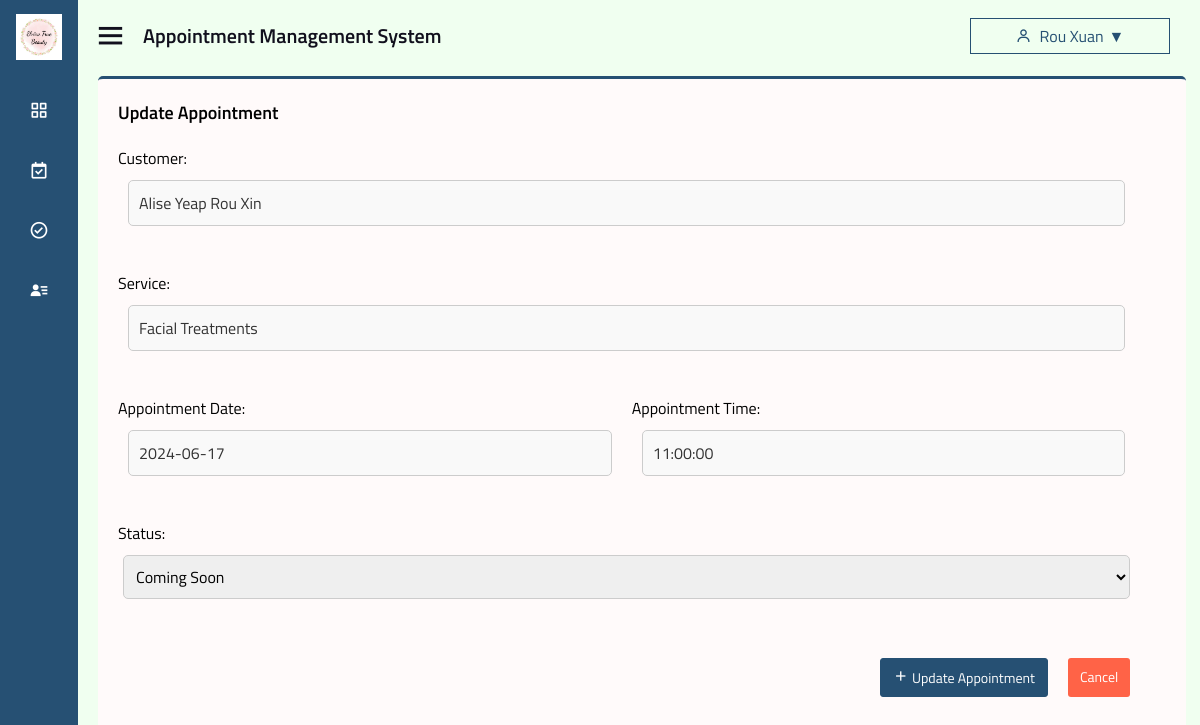
Page /staff-view-appointment.php?appointment_id=1 (signed in) on the committed database.
### tables this page shows
CREATE TABLE `user` (
  `user_id` int(11) NOT NULL,
  `username` varchar(255) NOT NULL,
  `email` varchar(255) NOT NULL,
  `gender` enum('male','female','rather not say') NOT NULL,
  `password` varchar(255) NOT NULL,
  `phone_number` varchar(20) DEFAULT NULL,
  `profile_picture` varchar(255) DEFAULT NULL,
  `security_question_id` int(11) DEFAULT NULL,
  `security_answer` varchar(255) DEFAULT NULL,
  `verification_code` varchar(10) DEFAULT NULL,
  `is_verified` tinyint(1) NOT NULL DEFAULT 0,
  `role` enum('admin','staff','customer') NOT NULL DEFAULT 'customer',
  `date_created` timestamp NOT NULL DEFAULT current_timestamp(),
  `date_updated` timestamp NOT NULL DEFAULT current_timestamp() ON UPDATE current_timestamp()
);

CREATE TABLE `appointment` (
  `appointment_id` int(11) NOT NULL,
  `customer_id` int(11) NOT NULL,
  `service_id` int(11) NOT NULL,
  `staff_id` int(11) DEFAULT NULL,
  `appointment_date` date NOT NULL,
  `appointment_time` time NOT NULL,
  `appointment_status` varchar(20) NOT NULL,
  `date_created` timestamp NOT NULL DEFAULT current_timestamp(),
  `date_updated` timestamp NOT NULL DEFAULT current_timestamp() ON UPDATE current_timestamp()
);

CREATE TABLE `service` (
  `service_id` int(11) NOT NULL,
  `service_name` varchar(255) NOT NULL,
  `service_description` text DEFAULT NULL,
  `service_duration` int(11) DEFAULT NULL,
  `service_price` decimal(10,2) DEFAULT NULL,
  `service_image` varchar(255) DEFAULT NULL,
  `date_created` timestamp NOT NULL DEFAULT current_timestamp(),
  `date_updated` timestamp NOT NULL DEFAULT current_timestamp() ON UPDATE current_timestamp()
);

### staff-view-appointment.php (the view, shortened to what this page needs)
<?php
include 'config.php';
$user_id = $_SESSION['user_id'];
$stmt_user = $pdo->prepare("SELECT * FROM user WHERE user_id = ?");
$stmt_user->execute([$user_id]);
$user = $stmt_user->fetch(PDO::FETCH_ASSOC);
$staff_name = $user['username'];
if(isset($_GET['appointment_id']) && !empty($_GET['appointment_id'])) {
    $appointment_id = filter_var($_GET['appointment_id'], FILTER_SANITIZE_NUMBER_INT);
    $stmt_appointment = $pdo->prepare("SELECT a.appointment_id, u.username AS customer_name, s.service_name, a.appointment_date, a.appointment_time, a.appointment_status FROM appointment a INNER JOIN user u ON a.customer_id = u.user_id INNER JOIN service s ON a.service_id = s.service_id WHERE a.appointment_id = ?");
    $stmt_appointment->execute([$appointment_id]);
    $appointment = $stmt_appointment->fetch(PDO::FETCH_ASSOC);
} else {
    header("Location: staff-appointment.php");
    exit();
}
?>
<!DOCTYPE html>
<html lang="en" dir="ltr">
<head>
    <link rel="stylesheet" href="css/staff-style.css">
    <link rel="stylesheet" href="https://cdnjs.cloudflare.com/ajax/libs/font-awesome/5.15.4/css/all.min.css" />
    <link href='https://unpkg.com/boxicons@2.0.7/css/boxicons.min.css' rel='stylesheet'>
    <link rel="stylesheet" href="https://cdnjs.cloudflare.com/ajax/libs/jqueryui/1.12.1/jquery-ui.min.css">
    <link rel="stylesheet" href="https://cdnjs.cloudflare.com/ajax/libs/jquery-timepicker/1.13.18/jquery.timepicker.min.css">
</head>
<body>
<div class="sidebar close">
    <div class="logo-details">
      <img src="favicon/favicon.ico" alt="logo" style="padding-left: 16px; padding-top: 14px;">
    </div>
    <ul class="nav-links">
      <li>
        <a href="staff-dashboard.php">
          <i class='bx bx-grid-alt' ></i>
        </a>
      </li>
      <li class="<?php echo basename($_SERVER['PHP_SELF']) == 'staff-appointment.php' ? 'active' : ''; ?>">
        <a href="staff-appointment.php">
          <i class='bx bx-calendar-check'></i>
        </a>
      </li>
      <li>
        <a href="staff-availability.php">
          <i class='bx bx-check-circle'></i>
        </a>
      </li>
      <li>
        <a href="staff-customer.php">
          <i class='bx bxs-user-detail' ></i>
        </a>
      </li>
    </div>
  <section class="home-section">
    <div class="home-content">
      <i class='bx bx-menu' ></i>
      <span class="text">Appointment Management System</span>
      <div class="user-dropdown">
        <button class="user-dropdown-btn">
        <i class="bx bx-user"></i> <?php echo isset($staff_name) ? $staff_name : ''; ?>
        </button>
      </div>
    </div>
    <div class="content">
        <div class="content-header">
            <h3 class="content-title">Update Appointment</h3>
        </div>
        <div class="staff-new-app-form-container">
            <form class="staff-new-app-form" action="staff-update-appointment.php" method="post">
                <div class="staff-new-app-datetime-container">
                    <div class="staff-new-app-row">
                        <div class="staff-new-app-date-container">
                            <label for="customer">Customer:</label>
                            <input type="text" name="customer" id="customer" value="<?php echo htmlspecialchars($appointment['customer_name']); ?>" readonly>
                        </div>
                    </div>
                    <div class="staff-new-app-row">
                        <div class="staff-new-app-date-container">
                            <label for="service">Service:</label>
                            <input type="text" name="service" id="service" value="<?php echo htmlspecialchars($appointment['service_name']); ?>" readonly>
                        </div>
                    </div>
                    <div class="staff-new-app-row">
                        <div class="staff-new-app-date-container">
                            <label for="appointmentDate">Appointment Date:</label>
                            <input type="text" name="appointmentDate" id="appointmentDate" value="<?php echo htmlspecialchars($appointment['appointment_date']); ?>" required>
                        </div>
                        <div class="staff-new-app-date-container">
                            <label for="appointmentTime">Appointment Time:</label>
                            <input type="text" name="appointmentTime" id="appointmentTime" value="<?php echo htmlspecialchars($appointment['appointment_time']); ?>" required>
                        </div>
                    </div>
                    <div class="staff-new-app-row">
                        <div class="staff-new-app-date-container">
                            <label for="status">Status:</label>
                            <select id="status" name="status" required>
                                <option value="Coming Soon" <?php if($appointment['appointment_status'] == 'Coming Soon') echo 'selected'; ?>>Coming Soon</option>
                            </select>
                        </div>
                    </div>
                </div>
                <br>
                <div class="staff-new-app-btn-container">
                    <button class="staff-new-app-btn-submit btn btn-flat btn-primary" type="submit"><i class='bx bx-plus'></i> Update Appointment</button>
                    <a href="staff-appointment.php" class="staff-new-app-btn-cancel btn btn-flat btn-danger">Cancel</a>
                </div>
            </form>
        </div>
    </div>
</body>
</html>

### css/staff-style.css (style rules this page uses)
* { margin: 0; padding: 0; box-sizing: border-box; font-family: 'Titillium Web'; font-size: 16px; }
.sidebar { position: fixed; top: 0; left: 0; height: 100%; width: 320px; background: #265073; z-index: 100; transition: all 0.5s ease; }
.sidebar.close { width: 78px; }
.sidebar .logo-details { height: 60px; width: 100%; display: flex; align-items: center; margin-bottom: 20px; }
.sidebar.close .logo-details img { padding-left: 16px; padding-top: 14px; width:80%; }
.sidebar.close .logo-details img { display: block; }
.sidebar .logo-details img { display: none; }
.sidebar .nav-links { height: 100%; overflow: auto; }
.sidebar.close .nav-links { overflow: visible; }
.sidebar .nav-links li { position: relative; list-style: none; transition: all 0.4s ease; }
.sidebar .nav-links li i { height: 60px; min-width: 78px; text-align: center; line-height: 60px; color: #fff; font-size: 20px; cursor: pointer; transition: all 0.3s ease; }
.sidebar .nav-links li a { display: flex; align-items: center; text-decoration: none; }
.content { width: 97%; background-color: snow; height: 93%; margin-top: 16px; margin-left: 20px; border-top: 3px solid #265073; border-radius: 5px; }
.content-header { padding-top: 20px; margin-bottom: 0; display: flex; justify-content: space-between; align-items: center; padding-left: 20px; padding-right: 20px; }
.content-title { font-size: 18px; font-weight: 600; }
.btn { display: inline-block; padding: 8px 16px; font-size: 14px; text-align: center; text-decoration: none; cursor: pointer; }
.btn-primary { color: honeydew; background-color: #265073; border: 1px solid #265073; }
.home-section { position: relative; background: honeydew; height: 1000vh; left: 320px; width: calc(100% - 320px); transition: all 0.5s ease; }
.sidebar.close ~ .home-section { left: 78px; width: calc(100% - 78px); }
.home-section .home-content { height: 60px; display: flex; align-items: center; padding-top: 10px; }
.home-section .home-content .bx-menu, .home-section .home-content .text { color: #11101d; font-size: 35px; }
.home-section .home-content .bx-menu { margin: 0 15px; cursor: pointer; }
.home-section .home-content .text { font-size: 20px; font-weight: 600; }
.user-dropdown { position: absolute; display: inline-block; top: 24px; right: 0; margin-left: 800px; margin-right: 30px; }
.user-dropdown-btn { background-color: honeydew; color: #265073; padding: 5px 15px; border: 1px solid #265073; cursor: pointer; font-size: 16px; display: flex; align-items: center; margin-top: -6px; width: 200px; justify-content: center; white-space: nowrap; overflow: hidden; text-overflow: ellipsis; }
.user-dropdown-btn i { margin-right: 8px; }
.user-dropdown-btn::after { content: '\25BC'; margin-left: 5px; }
.staff-new-app-form-container { margin: 20px; text-align: center; display: flex; flex-direction: column; }
.staff-new-app-form { width: 98%; }
.staff-new-app-form label { display: block; margin-bottom: 5px; text-align: left; }
.staff-new-app-datetime-container { display: flex; flex-direction: column; }
.staff-new-app-row { display: flex; margin-bottom: 20px; }
.staff-new-app-date-container { margin-right: 10px; width: -webkit-fill-available; }
.staff-new-app-date-container label { margin-right: 5px; display: block; margin-bottom: 10px; text-align: left; }
.staff-new-app-date-container input, .staff-new-app-date-container select { width: 99%; padding: 8px; border: 1px solid #ccc; border-radius: 5px; margin-bottom: 15px; }
.staff-new-app-btn-submit, .staff-new-app-btn-cancel { display: inline-block; padding: 8px 12px; text-decoration: none; color: #FFF; border-radius: 3px; cursor: pointer; transition: background-color 0.3s; margin-left: 5px; margin-right: 15px; }
.staff-new-app-btn-container { display: flex; justify-content: flex-end; }
.staff-new-app-btn-cancel { background-color: #FF6347; }
input[type="text"], textarea { padding: 10px; border-radius: 5px; border: 1px solid #ccc; background-color: #f9f9f9; color: #333; box-sizing: border-box; transition: border-color 0.3s; margin-bottom: 25px; width: calc(100% - 20px); }

### rows in the picture
user: username "Rou Xuan"
appointment: customer "Alise Yeap Rou Xin", service "Facial Treatments", appointmentDate "2024-06-17", appointmentTime "11:00:00", status "Coming Soon"
